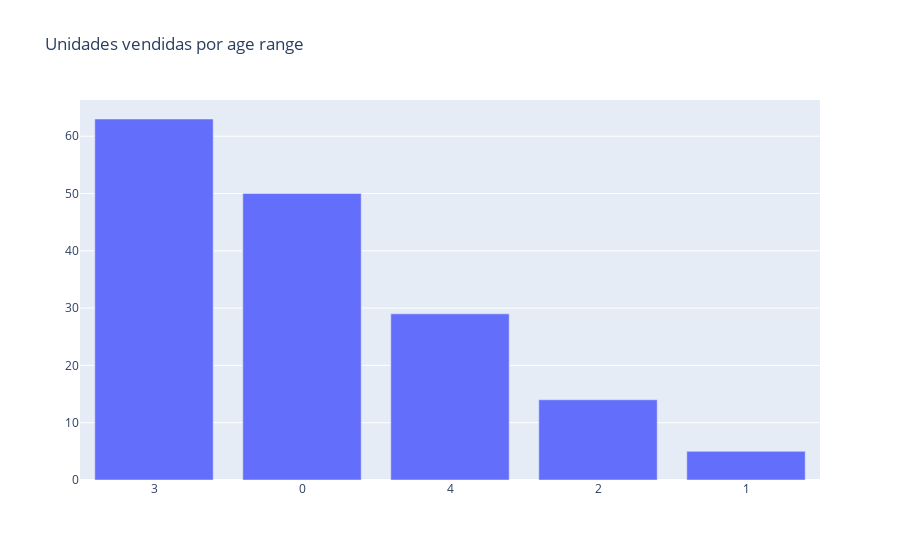

Here is the notebook cell this chart was saved with:
### Code cell
plot_data = [
    go.Bar(
        x=df_2_age_range_unidades_vendidas['age_range'],
        y=df_2_age_range_unidades_vendidas['unidades_vendidas_total'],
    )
]

plot_layout = go.Layout(
        xaxis={"type": "category"},
        title='Unidades vendidas por age range'
    )

plt.figure(figsize=(16,16))
fig = go.Figure(data=plot_data, layout=plot_layout)
fig.write_html('fig6age.html')
pyoff.iplot(fig)

### Figure 1 — Plotly figure (JSON) as saved in the notebook; plotly's stock layout.template omitted (floating-point values rounded to 4 significant figures)
{"data": [{"type": "bar", "x": [3, 0, 4, 2, 1], "y": [63, 50, 29, 14, 5]}], "layout": {"title": {"text": "Unidades vendidas por age range"}, "xaxis": {"type": "category"}}}
